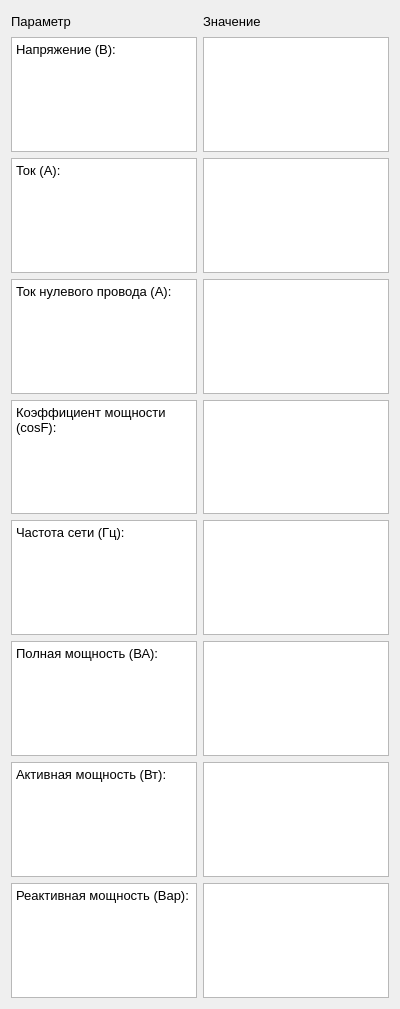
<?xml version="1.0" encoding="UTF-8"?>
<ui version="4.0">
 <class>widget_power_data_1f</class>
 <widget class="QWidget" name="widget_power_data_1f">
  <property name="geometry">
   <rect>
    <x>0</x>
    <y>0</y>
    <width>400</width>
    <height>1009</height>
   </rect>
  </property>
  <property name="windowTitle">
   <string>Form</string>
  </property>
  <layout class="QVBoxLayout" name="verticalLayout">
   <item>
    <layout class="QGridLayout" name="gridLayout">
     <item row="1" column="1">
      <widget class="QTextBrowser" name="textBrowser_2">
       <property name="sizePolicy">
        <sizepolicy hsizetype="Minimum" vsizetype="Minimum">
         <horstretch>0</horstretch>
         <verstretch>0</verstretch>
        </sizepolicy>
       </property>
       <property name="minimumSize">
        <size>
         <width>60</width>
         <height>20</height>
        </size>
       </property>
       <property name="font">
        <font>
         <pointsize>10</pointsize>
        </font>
       </property>
       <property name="verticalScrollBarPolicy">
        <enum>Qt::ScrollBarAlwaysOff</enum>
       </property>
      </widget>
     </item>
     <item row="6" column="0">
      <widget class="QTextBrowser" name="textBrowser_11">
       <property name="sizePolicy">
        <sizepolicy hsizetype="Minimum" vsizetype="Minimum">
         <horstretch>0</horstretch>
         <verstretch>0</verstretch>
        </sizepolicy>
       </property>
       <property name="minimumSize">
        <size>
         <width>120</width>
         <height>20</height>
        </size>
       </property>
       <property name="font">
        <font>
         <pointsize>10</pointsize>
        </font>
       </property>
       <property name="verticalScrollBarPolicy">
        <enum>Qt::ScrollBarAlwaysOff</enum>
       </property>
       <property name="html">
        <string>&lt;!DOCTYPE HTML PUBLIC &quot;-//W3C//DTD HTML 4.0//EN&quot; &quot;http://www.w3.org/TR/REC-html40/strict.dtd&quot;&gt;
&lt;html&gt;&lt;head&gt;&lt;meta name=&quot;qrichtext&quot; content=&quot;1&quot; /&gt;&lt;style type=&quot;text/css&quot;&gt;
p, li { white-space: pre-wrap; }
&lt;/style&gt;&lt;/head&gt;&lt;body style=&quot; font-family:'MS Shell Dlg 2'; font-size:10pt; font-weight:400; font-style:normal;&quot;&gt;
&lt;p style=&quot; margin-top:0px; margin-bottom:0px; margin-left:0px; margin-right:0px; -qt-block-indent:0; text-indent:0px;&quot;&gt;Полная мощность (ВА):&lt;/p&gt;&lt;/body&gt;&lt;/html&gt;</string>
       </property>
      </widget>
     </item>
     <item row="7" column="0">
      <widget class="QTextBrowser" name="textBrowser_13">
       <property name="sizePolicy">
        <sizepolicy hsizetype="Minimum" vsizetype="Minimum">
         <horstretch>0</horstretch>
         <verstretch>0</verstretch>
        </sizepolicy>
       </property>
       <property name="minimumSize">
        <size>
         <width>120</width>
         <height>20</height>
        </size>
       </property>
       <property name="font">
        <font>
         <pointsize>10</pointsize>
        </font>
       </property>
       <property name="verticalScrollBarPolicy">
        <enum>Qt::ScrollBarAlwaysOff</enum>
       </property>
       <property name="html">
        <string>&lt;!DOCTYPE HTML PUBLIC &quot;-//W3C//DTD HTML 4.0//EN&quot; &quot;http://www.w3.org/TR/REC-html40/strict.dtd&quot;&gt;
&lt;html&gt;&lt;head&gt;&lt;meta name=&quot;qrichtext&quot; content=&quot;1&quot; /&gt;&lt;style type=&quot;text/css&quot;&gt;
p, li { white-space: pre-wrap; }
&lt;/style&gt;&lt;/head&gt;&lt;body style=&quot; font-family:'MS Shell Dlg 2'; font-size:10pt; font-weight:400; font-style:normal;&quot;&gt;
&lt;p style=&quot; margin-top:0px; margin-bottom:0px; margin-left:0px; margin-right:0px; -qt-block-indent:0; text-indent:0px;&quot;&gt;Активная мощность (Вт):&lt;/p&gt;&lt;/body&gt;&lt;/html&gt;</string>
       </property>
      </widget>
     </item>
     <item row="8" column="1">
      <widget class="QTextBrowser" name="textBrowser_16">
       <property name="sizePolicy">
        <sizepolicy hsizetype="Minimum" vsizetype="Minimum">
         <horstretch>0</horstretch>
         <verstretch>0</verstretch>
        </sizepolicy>
       </property>
       <property name="minimumSize">
        <size>
         <width>60</width>
         <height>20</height>
        </size>
       </property>
       <property name="font">
        <font>
         <pointsize>10</pointsize>
        </font>
       </property>
       <property name="verticalScrollBarPolicy">
        <enum>Qt::ScrollBarAlwaysOff</enum>
       </property>
      </widget>
     </item>
     <item row="0" column="0">
      <widget class="QLabel" name="label">
       <property name="sizePolicy">
        <sizepolicy hsizetype="Minimum" vsizetype="Minimum">
         <horstretch>0</horstretch>
         <verstretch>0</verstretch>
        </sizepolicy>
       </property>
       <property name="minimumSize">
        <size>
         <width>60</width>
         <height>20</height>
        </size>
       </property>
       <property name="font">
        <font>
         <pointsize>10</pointsize>
        </font>
       </property>
       <property name="text">
        <string>Параметр</string>
       </property>
      </widget>
     </item>
     <item row="3" column="0">
      <widget class="QTextBrowser" name="textBrowser_5">
       <property name="sizePolicy">
        <sizepolicy hsizetype="Minimum" vsizetype="Minimum">
         <horstretch>0</horstretch>
         <verstretch>0</verstretch>
        </sizepolicy>
       </property>
       <property name="minimumSize">
        <size>
         <width>120</width>
         <height>20</height>
        </size>
       </property>
       <property name="font">
        <font>
         <pointsize>10</pointsize>
        </font>
       </property>
       <property name="verticalScrollBarPolicy">
        <enum>Qt::ScrollBarAlwaysOff</enum>
       </property>
       <property name="html">
        <string>&lt;!DOCTYPE HTML PUBLIC &quot;-//W3C//DTD HTML 4.0//EN&quot; &quot;http://www.w3.org/TR/REC-html40/strict.dtd&quot;&gt;
&lt;html&gt;&lt;head&gt;&lt;meta name=&quot;qrichtext&quot; content=&quot;1&quot; /&gt;&lt;style type=&quot;text/css&quot;&gt;
p, li { white-space: pre-wrap; }
&lt;/style&gt;&lt;/head&gt;&lt;body style=&quot; font-family:'MS Shell Dlg 2'; font-size:10pt; font-weight:400; font-style:normal;&quot;&gt;
&lt;p style=&quot; margin-top:0px; margin-bottom:0px; margin-left:0px; margin-right:0px; -qt-block-indent:0; text-indent:0px;&quot;&gt;Ток нулевого провода (A):&lt;/p&gt;&lt;/body&gt;&lt;/html&gt;</string>
       </property>
      </widget>
     </item>
     <item row="5" column="0">
      <widget class="QTextBrowser" name="textBrowser_9">
       <property name="sizePolicy">
        <sizepolicy hsizetype="Minimum" vsizetype="Minimum">
         <horstretch>0</horstretch>
         <verstretch>0</verstretch>
        </sizepolicy>
       </property>
       <property name="minimumSize">
        <size>
         <width>120</width>
         <height>20</height>
        </size>
       </property>
       <property name="font">
        <font>
         <pointsize>10</pointsize>
        </font>
       </property>
       <property name="verticalScrollBarPolicy">
        <enum>Qt::ScrollBarAlwaysOff</enum>
       </property>
       <property name="html">
        <string>&lt;!DOCTYPE HTML PUBLIC &quot;-//W3C//DTD HTML 4.0//EN&quot; &quot;http://www.w3.org/TR/REC-html40/strict.dtd&quot;&gt;
&lt;html&gt;&lt;head&gt;&lt;meta name=&quot;qrichtext&quot; content=&quot;1&quot; /&gt;&lt;style type=&quot;text/css&quot;&gt;
p, li { white-space: pre-wrap; }
&lt;/style&gt;&lt;/head&gt;&lt;body style=&quot; font-family:'MS Shell Dlg 2'; font-size:10pt; font-weight:400; font-style:normal;&quot;&gt;
&lt;p style=&quot; margin-top:0px; margin-bottom:0px; margin-left:0px; margin-right:0px; -qt-block-indent:0; text-indent:0px;&quot;&gt;Частота сети (Гц):&lt;/p&gt;&lt;/body&gt;&lt;/html&gt;</string>
       </property>
      </widget>
     </item>
     <item row="8" column="0">
      <widget class="QTextBrowser" name="textBrowser_15">
       <property name="sizePolicy">
        <sizepolicy hsizetype="Minimum" vsizetype="Minimum">
         <horstretch>0</horstretch>
         <verstretch>0</verstretch>
        </sizepolicy>
       </property>
       <property name="minimumSize">
        <size>
         <width>120</width>
         <height>20</height>
        </size>
       </property>
       <property name="font">
        <font>
         <pointsize>10</pointsize>
        </font>
       </property>
       <property name="verticalScrollBarPolicy">
        <enum>Qt::ScrollBarAlwaysOff</enum>
       </property>
       <property name="html">
        <string>&lt;!DOCTYPE HTML PUBLIC &quot;-//W3C//DTD HTML 4.0//EN&quot; &quot;http://www.w3.org/TR/REC-html40/strict.dtd&quot;&gt;
&lt;html&gt;&lt;head&gt;&lt;meta name=&quot;qrichtext&quot; content=&quot;1&quot; /&gt;&lt;style type=&quot;text/css&quot;&gt;
p, li { white-space: pre-wrap; }
&lt;/style&gt;&lt;/head&gt;&lt;body style=&quot; font-family:'MS Shell Dlg 2'; font-size:10pt; font-weight:400; font-style:normal;&quot;&gt;
&lt;p style=&quot; margin-top:0px; margin-bottom:0px; margin-left:0px; margin-right:0px; -qt-block-indent:0; text-indent:0px;&quot;&gt;Реактивная мощность (Вар):&lt;/p&gt;&lt;/body&gt;&lt;/html&gt;</string>
       </property>
      </widget>
     </item>
     <item row="3" column="1">
      <widget class="QTextBrowser" name="textBrowser_6">
       <property name="sizePolicy">
        <sizepolicy hsizetype="Minimum" vsizetype="Minimum">
         <horstretch>0</horstretch>
         <verstretch>0</verstretch>
        </sizepolicy>
       </property>
       <property name="minimumSize">
        <size>
         <width>60</width>
         <height>20</height>
        </size>
       </property>
       <property name="font">
        <font>
         <pointsize>10</pointsize>
        </font>
       </property>
       <property name="verticalScrollBarPolicy">
        <enum>Qt::ScrollBarAlwaysOff</enum>
       </property>
      </widget>
     </item>
     <item row="0" column="1">
      <widget class="QLabel" name="label_2">
       <property name="sizePolicy">
        <sizepolicy hsizetype="Minimum" vsizetype="Minimum">
         <horstretch>0</horstretch>
         <verstretch>0</verstretch>
        </sizepolicy>
       </property>
       <property name="minimumSize">
        <size>
         <width>60</width>
         <height>20</height>
        </size>
       </property>
       <property name="font">
        <font>
         <pointsize>10</pointsize>
        </font>
       </property>
       <property name="text">
        <string>Значение</string>
       </property>
      </widget>
     </item>
     <item row="6" column="1">
      <widget class="QTextBrowser" name="textBrowser_12">
       <property name="sizePolicy">
        <sizepolicy hsizetype="Minimum" vsizetype="Minimum">
         <horstretch>0</horstretch>
         <verstretch>0</verstretch>
        </sizepolicy>
       </property>
       <property name="minimumSize">
        <size>
         <width>60</width>
         <height>20</height>
        </size>
       </property>
       <property name="font">
        <font>
         <pointsize>10</pointsize>
        </font>
       </property>
       <property name="verticalScrollBarPolicy">
        <enum>Qt::ScrollBarAlwaysOff</enum>
       </property>
      </widget>
     </item>
     <item row="4" column="0">
      <widget class="QTextBrowser" name="textBrowser_7">
       <property name="sizePolicy">
        <sizepolicy hsizetype="Minimum" vsizetype="Minimum">
         <horstretch>0</horstretch>
         <verstretch>0</verstretch>
        </sizepolicy>
       </property>
       <property name="minimumSize">
        <size>
         <width>120</width>
         <height>20</height>
        </size>
       </property>
       <property name="font">
        <font>
         <pointsize>10</pointsize>
        </font>
       </property>
       <property name="verticalScrollBarPolicy">
        <enum>Qt::ScrollBarAlwaysOff</enum>
       </property>
       <property name="html">
        <string>&lt;!DOCTYPE HTML PUBLIC &quot;-//W3C//DTD HTML 4.0//EN&quot; &quot;http://www.w3.org/TR/REC-html40/strict.dtd&quot;&gt;
&lt;html&gt;&lt;head&gt;&lt;meta name=&quot;qrichtext&quot; content=&quot;1&quot; /&gt;&lt;style type=&quot;text/css&quot;&gt;
p, li { white-space: pre-wrap; }
&lt;/style&gt;&lt;/head&gt;&lt;body style=&quot; font-family:'MS Shell Dlg 2'; font-size:10pt; font-weight:400; font-style:normal;&quot;&gt;
&lt;p style=&quot; margin-top:0px; margin-bottom:0px; margin-left:0px; margin-right:0px; -qt-block-indent:0; text-indent:0px;&quot;&gt;Коэффициент мощности (cosF):&lt;/p&gt;&lt;/body&gt;&lt;/html&gt;</string>
       </property>
      </widget>
     </item>
     <item row="1" column="0">
      <widget class="QTextBrowser" name="textBrowser">
       <property name="sizePolicy">
        <sizepolicy hsizetype="Minimum" vsizetype="Minimum">
         <horstretch>0</horstretch>
         <verstretch>0</verstretch>
        </sizepolicy>
       </property>
       <property name="minimumSize">
        <size>
         <width>120</width>
         <height>20</height>
        </size>
       </property>
       <property name="font">
        <font>
         <pointsize>10</pointsize>
        </font>
       </property>
       <property name="verticalScrollBarPolicy">
        <enum>Qt::ScrollBarAlwaysOff</enum>
       </property>
       <property name="html">
        <string>&lt;!DOCTYPE HTML PUBLIC &quot;-//W3C//DTD HTML 4.0//EN&quot; &quot;http://www.w3.org/TR/REC-html40/strict.dtd&quot;&gt;
&lt;html&gt;&lt;head&gt;&lt;meta name=&quot;qrichtext&quot; content=&quot;1&quot; /&gt;&lt;style type=&quot;text/css&quot;&gt;
p, li { white-space: pre-wrap; }
&lt;/style&gt;&lt;/head&gt;&lt;body style=&quot; font-family:'MS Shell Dlg 2'; font-size:10pt; font-weight:400; font-style:normal;&quot;&gt;
&lt;p style=&quot; margin-top:0px; margin-bottom:0px; margin-left:0px; margin-right:0px; -qt-block-indent:0; text-indent:0px;&quot;&gt;Напряжение (В):&lt;/p&gt;&lt;/body&gt;&lt;/html&gt;</string>
       </property>
      </widget>
     </item>
     <item row="2" column="1">
      <widget class="QTextBrowser" name="textBrowser_4">
       <property name="sizePolicy">
        <sizepolicy hsizetype="Minimum" vsizetype="Minimum">
         <horstretch>0</horstretch>
         <verstretch>0</verstretch>
        </sizepolicy>
       </property>
       <property name="minimumSize">
        <size>
         <width>60</width>
         <height>20</height>
        </size>
       </property>
       <property name="font">
        <font>
         <pointsize>10</pointsize>
        </font>
       </property>
       <property name="verticalScrollBarPolicy">
        <enum>Qt::ScrollBarAlwaysOff</enum>
       </property>
      </widget>
     </item>
     <item row="7" column="1">
      <widget class="QTextBrowser" name="textBrowser_14">
       <property name="sizePolicy">
        <sizepolicy hsizetype="Minimum" vsizetype="Minimum">
         <horstretch>0</horstretch>
         <verstretch>0</verstretch>
        </sizepolicy>
       </property>
       <property name="minimumSize">
        <size>
         <width>60</width>
         <height>20</height>
        </size>
       </property>
       <property name="font">
        <font>
         <pointsize>10</pointsize>
        </font>
       </property>
       <property name="verticalScrollBarPolicy">
        <enum>Qt::ScrollBarAlwaysOff</enum>
       </property>
      </widget>
     </item>
     <item row="4" column="1">
      <widget class="QTextBrowser" name="textBrowser_8">
       <property name="sizePolicy">
        <sizepolicy hsizetype="Minimum" vsizetype="Minimum">
         <horstretch>0</horstretch>
         <verstretch>0</verstretch>
        </sizepolicy>
       </property>
       <property name="minimumSize">
        <size>
         <width>60</width>
         <height>20</height>
        </size>
       </property>
       <property name="font">
        <font>
         <pointsize>10</pointsize>
        </font>
       </property>
       <property name="verticalScrollBarPolicy">
        <enum>Qt::ScrollBarAlwaysOff</enum>
       </property>
      </widget>
     </item>
     <item row="5" column="1">
      <widget class="QTextBrowser" name="textBrowser_10">
       <property name="sizePolicy">
        <sizepolicy hsizetype="Minimum" vsizetype="Minimum">
         <horstretch>0</horstretch>
         <verstretch>0</verstretch>
        </sizepolicy>
       </property>
       <property name="minimumSize">
        <size>
         <width>60</width>
         <height>20</height>
        </size>
       </property>
       <property name="font">
        <font>
         <pointsize>10</pointsize>
        </font>
       </property>
       <property name="verticalScrollBarPolicy">
        <enum>Qt::ScrollBarAlwaysOff</enum>
       </property>
      </widget>
     </item>
     <item row="2" column="0">
      <widget class="QTextBrowser" name="textBrowser_3">
       <property name="sizePolicy">
        <sizepolicy hsizetype="Minimum" vsizetype="Minimum">
         <horstretch>0</horstretch>
         <verstretch>0</verstretch>
        </sizepolicy>
       </property>
       <property name="minimumSize">
        <size>
         <width>120</width>
         <height>20</height>
        </size>
       </property>
       <property name="font">
        <font>
         <pointsize>10</pointsize>
        </font>
       </property>
       <property name="verticalScrollBarPolicy">
        <enum>Qt::ScrollBarAlwaysOff</enum>
       </property>
       <property name="html">
        <string>&lt;!DOCTYPE HTML PUBLIC &quot;-//W3C//DTD HTML 4.0//EN&quot; &quot;http://www.w3.org/TR/REC-html40/strict.dtd&quot;&gt;
&lt;html&gt;&lt;head&gt;&lt;meta name=&quot;qrichtext&quot; content=&quot;1&quot; /&gt;&lt;style type=&quot;text/css&quot;&gt;
p, li { white-space: pre-wrap; }
&lt;/style&gt;&lt;/head&gt;&lt;body style=&quot; font-family:'MS Shell Dlg 2'; font-size:10pt; font-weight:400; font-style:normal;&quot;&gt;
&lt;p style=&quot; margin-top:0px; margin-bottom:0px; margin-left:0px; margin-right:0px; -qt-block-indent:0; text-indent:0px;&quot;&gt;Ток (А):&lt;/p&gt;&lt;/body&gt;&lt;/html&gt;</string>
       </property>
      </widget>
     </item>
    </layout>
   </item>
   <item>
    <spacer name="verticalSpacer">
     <property name="orientation">
      <enum>Qt::Vertical</enum>
     </property>
     <property name="sizeHint" stdset="0">
      <size>
       <width>20</width>
       <height>40</height>
      </size>
     </property>
    </spacer>
   </item>
  </layout>
 </widget>
 <resources/>
 <connections/>
</ui>
